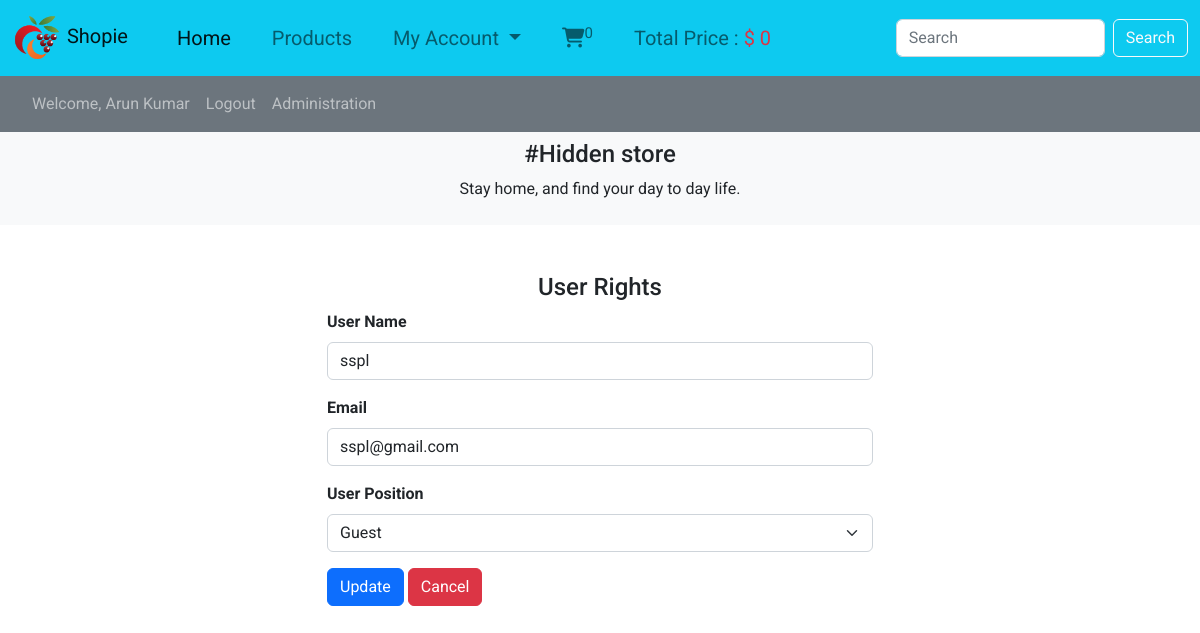
Screenshot of /exce_user_list.php?user_id=9 (signed in) with the database file from the repository.
### tables this page shows
CREATE TABLE `users` (
  `user_id` int(20) NOT NULL,
  `user_name` varchar(40) NOT NULL,
  `user_email` text NOT NULL,
  `pass` text NOT NULL,
  `user_status` varchar(11) NOT NULL
);

### exce_user_list.php (the view, shortened to what this page needs)
<?php
include("./functions/function.php");
  if(isset($_SESSION['user_status'])){
    $user_status=$_SESSION['user_status'];
  }
  if(isset($_GET['user_id'])){
    $user_id=$_GET['user_id'];
  $sql_user = "SELECT * FROM `users` WHERE user_id='$user_id';";
  $result_user = mysqli_query($con, $sql_user);
  $row=mysqli_fetch_assoc($result_user);
  $user_name=$row['user_name'];
  $user_email=$row['user_email'];
  $user_status=$row['user_status'];
}
  ?>
 <!doctype html>
<html lang="en">
<head>
  <link rel="stylesheet" href="style.css">
  <link href="https://cdn.jsdelivr.net/npm/bootstrap@5.2.1/dist/css/bootstrap.min.css" rel="stylesheet"
>
    <link rel="stylesheet" href="https://cdnjs.cloudflare.com/ajax/libs/font-awesome/6.3.0/css/all.min.css"
 />
</head>
<body>
    <div class="container-fluid p-0">
    <?php
    include("header.php");
    ?>
<div class="container mx-auto ">
   <form action="exce_user_list.php" method="post" autocomplete="off">
   <div class="row mx-auto">
        <h4 class="text-center mt-5">User Rights</h4>
        <div class="col-md-12">
        <div class="mb-3 w-50 mx-auto">
    <label for="email" class="form-label"><b>User Name</b></label>
    <input type="text" class="form-control" id="uname" name="uname" value="<?php echo $user_name; ?>" readonly autocomplete="off" required>
  </div>
        <div class="mb-3 w-50 mx-auto">
    <label for="email" class="form-label"><b>Email</b></label>
    <input type="email" class="form-control" id="email" name="email" value="<?php echo $user_email; ?>" readonly placeholder="Enter Email Address" autocomplete="off" required>
  </div>
  <div class="mb-3 w-50 mx-auto">
  <label for="email" class="form-label"><b>User Position</b></label>
    <select name="user_status"class="form-select">
      <option value="Guest" <?php if($user_status =="Guest"){ echo "selected";} ?>>Guest</option>
    </select>
  </div>
  <div class="mb-3 w-50 mx-auto">
    <input type="submit" class="btn btn-primary" id="update" name="update" value="Update">
    <a href="user_list.php"> <input type="button" class="btn btn-danger" id="Cancel" name="Cancel" value="Cancel"></a>
  </div>
        </div>
    </div>
   </form>
</div>
    </div>
</body>
</html>

### header.php (shortened to what this page needs)
     <nav class="navbar navbar-expand-lg navbar-light bg-info ">
  <div class="container-fluid">
    <a class="navbar-brand" href="index.php"><img class="logo" src="./images/logo1.png"> Shopie</a>
    <div class="collapse navbar-collapse" id="navbarSupportedContent">
      <ul class="navbar-nav me-auto mb-2 mb-lg-0">
        <li class="nav-item">
          <a class="nav-link active" aria-current="page" href="index.php">Home</a>
        </li>
        <li class="nav-item">
          <a class="nav-link " aria-current="page" href="index.php">Products</a>
        </li>
        <?php if(isset($_SESSION['userid'])){
          echo'  <li class="nav-item dropdown">
          <a class="nav-link dropdown-toggle" href="" id="navbarDropdown" role="button" data-bs-toggle="dropdown" aria-expanded="false">
            My Account
          </a>
          <ul class="dropdown-menu" aria-labelledby="navbarDropdown">
            <li><a class="dropdown-item" href="my_orders.php">My orders</a></li>
            <li><a class="dropdown-item" href="edit_account.php"> Edit Account</a></li>
          </ul>
        </li>';
        } ?>
        <li class="nav-item">
          <a class="nav-link " aria-current="page" href="cart.php"><i class="fas fa-cart-shopping"></i><sup><?php cartItemscount(); ?></sup></a>
        </li>
        <li class="nav-item">
          <a class="nav-link " aria-current="page" href="#">Total Price : <span class="text-danger"> $ <?php totalPrice(); ?> </span></a>
        </li>
      </ul>
      <form class="d-flex" action="search_product.php" method="post">
        <input class="form-control me-2" type="search" name="search_prod" placeholder="Search" aria-label="Search">
        <button type="submit" class="btn btn-outline-light" name="search_prod_btn" type="submit">Search</button>
      </form>
    </div>
  </div>
</nav>
<nav class="navbar navbar-expand-lg navbar-dark bg-secondary ">
<ul class="navbar-nav me-auto mb-2 mb-lg-0 mx-4">
        <li class="nav-item">
        <a class="nav-link " aria-current="page" href="#">Welcome, <?php
        if(isset($_SESSION['userid'])){
         $userid= $_SESSION['userid'];
        $sql_user = "SELECT * FROM `users` WHERE user_id=' $userid';";
    $result_user = mysqli_query($con, $sql_user);
    $row=mysqli_fetch_assoc($result_user);
      echo $row['user_name'];
        }else{
          echo "Guest";
        } ?></a>
        </li>
        <li class="nav-item">
        <?php
        if(isset($_SESSION['userid'])){
          echo '<a class="nav-link " aria-current="page" href="logout.php">Logout</a>';
        }else{
          echo '<a class="nav-link " aria-current="page" href="login.php">Login</a>';
        } ?>
        </li>
        <?php
        if(isset($_SESSION['user_status'])){
          if($_SESSION['user_status'] == 'Admin')
          echo '<li class="nav-item">
          <a class="nav-link " aria-current="page" href="admin.php">Administration</a>
          </li>';
        }
?>
</ul>
</nav>
<div class="para text-center bg-light p-2">
<h4 >#Hidden store</h4>
<p>Stay home, and find your day to day life.</p>
</div>

### style.css (style rules this page uses)
body { font-family: 'Roboto', sans-serif !important; }
.logo { width: 50px; height: 50px; }
.collapse ul li { padding-left: 25px; }
.collapse ul li a { font-size:20px ; }

### rows the page displays
users: user_name "Arun Kumar"
users: uname "sspl", email "sspl@gmail.com", user_status "Guest"

### other values shown
$count "0"
$total "0"
